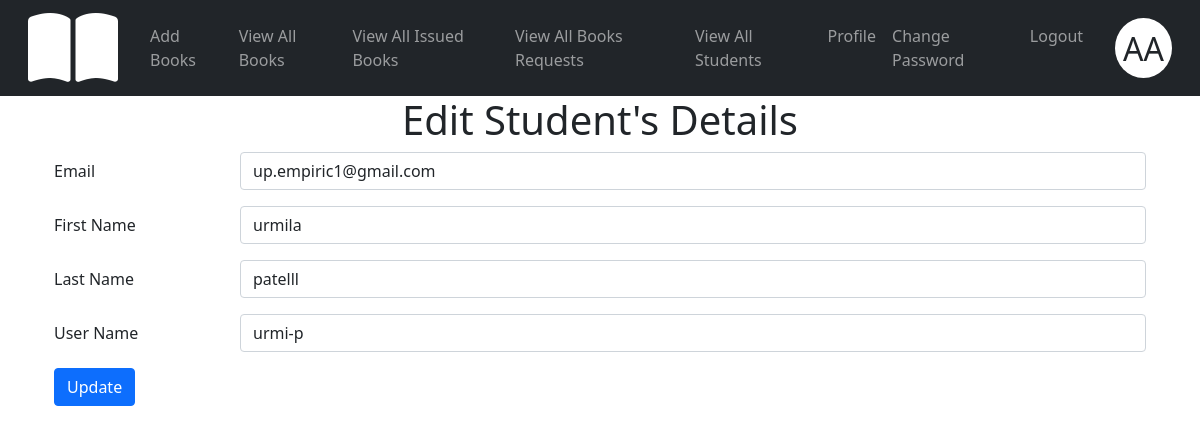
Screenshot of /editstudent/34 (signed in) with the database file from the repository.
### BookManagementApp/models.py (models this page shows, shortened)
class User(AbstractUser):
    email = models.EmailField(('email address'), unique=True)
    USERNAME_FIELD = 'email'
    REQUIRED_FIELDS = []

### BookManagementApp/views.py (the view)
# urls.py: path('editstudent/<int:pk>',edit_student,name="editstudents"),
@login_required
def edit_student(request,pk):
    if request.user.is_superuser:
        user = User.objects.get(id=pk)
        if request.method == "POST":
            email = user.email
            usernm = user.username
            users_query = User.objects.exclude(Q(email=email),Q(username=usernm))
            email_already_exists = users_query.filter(email=request.POST['email']).exists()
            username_already_exists = users_query.filter(username=request.POST['username']).exists()
            if email_already_exists:
                return render(request,"editstudent.html",{'user': user,'alert':"Email Address Already Exists"})
            if username_already_exists:
                return render(request,"editstudent.html",{'user': user,'alert':"UserName Already Exists"})
            user = User.objects.get(id=pk)
            first_name = request.POST['firstname']
            last_name = request.POST['lastname']
            username = request.POST['username']
            email = request.POST['email']
            user.first_name = first_name
            user.last_name = last_name
            user.username = username
            user.email = email
            user.save()
            return redirect('viewallstudents')
        else:
            return render(request,"editstudent.html",{'user': user})
    return redirect('login')

### templates/editstudent.html (shortened to what this page needs)
{% include 'adminnavbar.html' %}
{% load static %}
{% block body %}
<div class="container">
    <h1 class="text-center">Edit Student's Details</h1>
    <div class="container">
        <form method='POST' >
            <div class="row mb-3">
              <label for="inputEmail3" class="col-sm-2 col-form-label">Email</label>
              <div class="col-sm-10">
                <input type="email" class="form-control" id="inputEmail3" name="email" value="{{user.email}}" required>
              </div>
            </div>
            <div class="row mb-3">
              <label for="inputUserName" class="col-sm-2 col-form-label">First Name</label>
              <div class="col-sm-10">
                <input type="text" class="form-control" id="inputUserName" name="firstname" value="{{user.first_name}}" required>
              </div>
            </div>
            <div class="row mb-3">
              <label for="inputUserName" class="col-sm-2 col-form-label">Last Name</label>
              <div class="col-sm-10">
                <input type="text" class="form-control" id="inputUserName" name="lastname" value="{{user.last_name}}" required>
              </div>
            </div>
            <div class="row mb-3">
              <label for="inputUserName" class="col-sm-2 col-form-label">User Name</label>
              <div class="col-sm-10">
                <input type="text" class="form-control" id="inputUserName" name="username" value="{{user.username}}" required>
              </div>
            </div>
            <button type="submit" class="btn btn-primary">Update</button>
        </form>
    </div>
</div>
{% endblock %}

### templates/adminnavbar.html (shortened to what this page needs)
{% load static %}
<!doctype html>
<html lang="en">
  <head>
      <link rel="stylesheet" href="https://cdnjs.cloudflare.com/ajax/libs/font-awesome/6.4.0/css/all.min.css" />
      <link rel="stylesheet" href="https://cdn.jsdelivr.net/npm/bootstrap@4.0.0/dist/css/bootstrap.min.css">
      <link href="https://cdn.jsdelivr.net/npm/bootstrap@5.0.2/dist/css/bootstrap.min.css" rel="stylesheet">
  </head>
  <body>
      <nav class="navbar navbar-expand-md bg-dark navbar-dark">
        <div class="container-fluid">
          <i class="fa-solid fa-book-open fa-5x px-8" style="color:white"></i>
          <div class="collapse navbar-collapse" id="collapsibleNavbar">
            <div class="navbar-nav px-4">
              <a class="nav-link" aria-current="page" href="/addbook/">Add Books</a>
              <a class="nav-link" aria-current="page" href="/listbooks/">View All Books</a>
              <a class="nav-link" href="/viewissuedbooks/">View All Issued Books</a>
              <a class="nav-link" href="/viewallrequests/">View All Books Requests</a>
              <a class="nav-link" href="/students">View All Students</a>
              <a class="nav-link" href="/profile/">Profile</a>
              <a class="nav-link" href="/changepassword/">Change Password</a>
              <a type="button" class="nav-link" data-bs-toggle="modal" data-bs-target="#exampleModal1">Logout</a>
            </div>
          </div>
          <div class="test rounded-circle">
            <div class="m-2 pt-1 h2">
              {{request.user.first_name.0|capfirst}}{{request.user.last_name.0|capfirst}}
            </div>
          </div>
        </div>
      </nav>
  </body>
</html>

### templates/adminnavbar.html (style rules this page uses)
.test { width: 60px; height: 60px; background-color: white; }

### rows the page displays
User: user.first_name.0 "A", user.last_name.0 "A"
User: email "up.empiric1@gmail.com", firstname "urmila", lastname "patelll", username "urmi-p"
